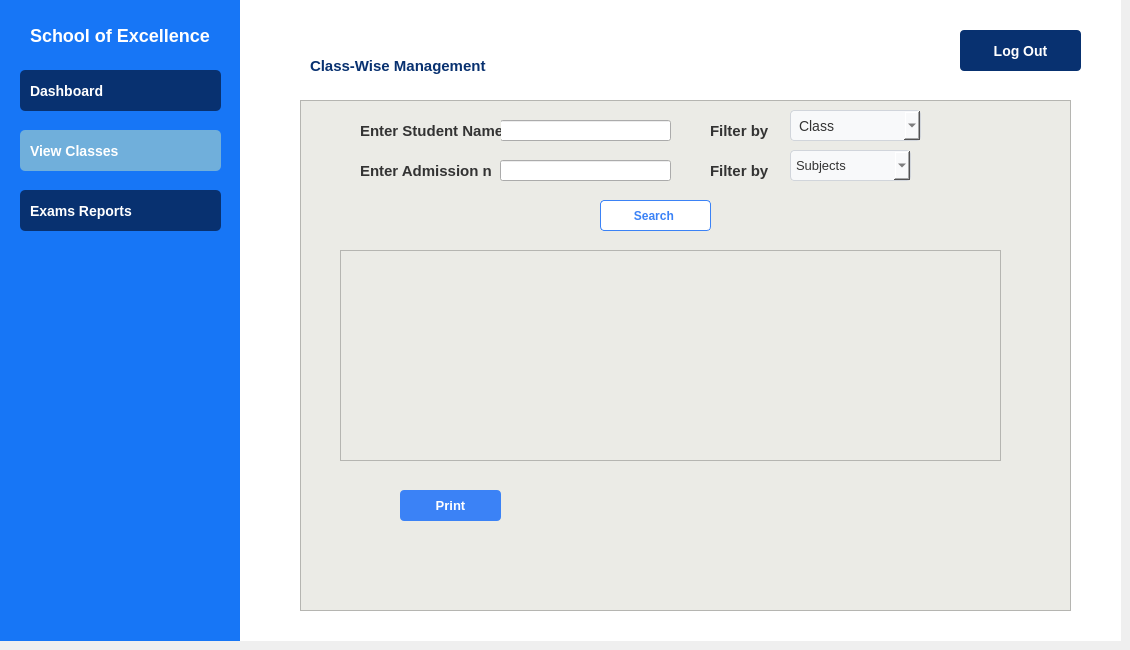
    <widget class="QWidget" name="TeacherClassespg">
     <widget class="QGroupBox" name="groupBox_35">
      <property name="geometry">
       <rect>
        <x>0</x>
        <y>0</y>
        <width>241</width>
        <height>641</height>
       </rect>
      </property>
      <property name="styleSheet">
       <string notr="true">
QGroupBox {
    background-color: rgb(23, 118, 246); 
    color: white;
    border: none;
    font-size: 16px;
    font-weight: bold;
}</string>
      </property>
      <property name="title">
       <string/>
      </property>
      <widget class="QPushButton" name="pushButton_107">
       <property name="geometry">
        <rect>
         <x>20</x>
         <y>130</y>
         <width>201</width>
         <height>41</height>
        </rect>
       </property>
       <property name="styleSheet">
        <string notr="true">
QPushButton {
    background-color: rgb(112, 175, 219);
    color: white;
    border-radius: 5px;
    padding: 10px;
    font-size: 14px;
    font-weight: bold;
    text-align: left;
    padding-left: 10px;
}</string>
       </property>
       <property name="text">
        <string>View Classes </string>
       </property>
       <property name="icon">
        <iconset>
         <normalon>:/icons /icons/receipt.png</normalon>
        </iconset>
       </property>
       <property name="iconSize">
        <size>
         <width>20</width>
         <height>20</height>
        </size>
       </property>
      </widget>
      <widget class="QPushButton" name="pushButton_108">
       <property name="geometry">
        <rect>
         <x>20</x>
         <y>70</y>
         <width>201</width>
         <height>41</height>
        </rect>
       </property>
       <property name="styleSheet">
        <string notr="true">
QPushButton {
    background-color: rgb(8, 49, 112);
    color: white;
    border-radius: 5px;
    padding: 10px;
    font-size: 14px;
    font-weight: bold;
    text-align: left;
    padding-left: 10px;
}
QPushButton:hover 
{ 
background-color: rgb(17, 80, 180);
}</string>
       </property>
       <property name="text">
        <string>Dashboard</string>
       </property>
       <property name="icon">
        <iconset>
         <normalon>:/icons /icons/dashboard.png</normalon>
        </iconset>
       </property>
       <property name="iconSize">
        <size>
         <width>20</width>
         <height>20</height>
        </size>
       </property>
      </widget>
      <widget class="QLabel" name="label_55">
       <property name="geometry">
        <rect>
         <x>30</x>
         <y>20</y>
         <width>181</width>
         <height>31</height>
        </rect>
       </property>
       <property name="styleSheet">
        <string notr="true">QLabel
{
color: white;
font-size: 18px;
font-weight: bold;
text-align: center;
qproperty-alignment: AlignCenter;
}</string>
       </property>
       <property name="text">
        <string>School of Excellence </string>
       </property>
      </widget>
      <widget class="QPushButton" name="pushButton_109">
       <property name="geometry">
        <rect>
         <x>20</x>
         <y>190</y>
         <width>201</width>
         <height>41</height>
        </rect>
       </property>
       <property name="styleSheet">
        <string notr="true">QPushButton {
    background-color: rgb(8, 49, 112);
    color: white;
    border-radius: 5px;
    padding: 10px;
    font-size: 14px;
    font-weight: bold;
    text-align: left;
    padding-left: 10px;
}
QPushButton:hover 
{ 
background-color: rgb(17, 80, 180);
}</string>
       </property>
       <property name="text">
        <string>Exams Reports</string>
       </property>
       <property name="icon">
        <iconset>
         <normalon>:/icons /icons/exam.png</normalon>
        </iconset>
       </property>
       <property name="iconSize">
        <size>
         <width>20</width>
         <height>20</height>
        </size>
       </property>
      </widget>
     </widget>
     <widget class="QGroupBox" name="groupBox_36">
      <property name="geometry">
       <rect>
        <x>240</x>
        <y>0</y>
        <width>881</width>
        <height>641</height>
       </rect>
      </property>
      <property name="styleSheet">
       <string notr="true">QGroupBox
{
background: white;
border: none;
}</string>
      </property>
      <property name="title">
       <string/>
      </property>
      <widget class="QPushButton" name="pushButton_110">
       <property name="geometry">
        <rect>
         <x>720</x>
         <y>30</y>
         <width>121</width>
         <height>41</height>
        </rect>
       </property>
       <property name="styleSheet">
        <string notr="true">QPushButton {
    background-color: rgb(8, 49, 112);
    color: white;
    border-radius: 4px;
    padding: 10px;
    font-size: 14px;
    font-weight: bold;
    text-align: center;
    padding-left: 10px;
}
QPushButton:hover 
{ 
background-color: rgb(17, 80, 180);
}</string>
       </property>
       <property name="text">
        <string>Log Out</string>
       </property>
       <property name="iconSize">
        <size>
         <width>12</width>
         <height>12</height>
        </size>
       </property>
      </widget>
      <widget class="QLabel" name="label_113">
       <property name="geometry">
        <rect>
         <x>70</x>
         <y>50</y>
         <width>181</width>
         <height>31</height>
        </rect>
       </property>
       <property name="styleSheet">
        <string notr="true">QLabel
{
color: rgb(8, 49, 112);
font-size: 15px;
font-weight: bold;
text-align: center;
qproperty-alignment: AlignCenter;
}</string>
       </property>
       <property name="text">
        <string>Class-Wise Management</string>
       </property>
      </widget>
      <widget class="QFrame" name="frame_23">
       <property name="geometry">
        <rect>
         <x>60</x>
         <y>100</y>
         <width>771</width>
         <height>511</height>
        </rect>
       </property>
       <property name="styleSheet">
        <string notr="true">QFrame 
{
background-color: rgb(235, 235, 230);

}</string>
       </property>
       <property name="frameShape">
        <enum>QFrame::Shape::StyledPanel</enum>
       </property>
       <property name="frameShadow">
        <enum>QFrame::Shadow::Raised</enum>
       </property>
       <widget class="QLineEdit" name="lineEdit_37">
        <property name="geometry">
         <rect>
          <x>200</x>
          <y>20</y>
          <width>171</width>
          <height>21</height>
         </rect>
        </property>
       </widget>
       <widget class="QLabel" name="label_120">
        <property name="geometry">
         <rect>
          <x>60</x>
          <y>20</y>
          <width>141</width>
          <height>21</height>
         </rect>
        </property>
        <property name="styleSheet">
         <string notr="true">QLabel {
    color: #333333;
    font-family: 'Segoe UI', Arial, sans-serif;
    font-size: 15px;
    font-weight: 500;
}</string>
        </property>
        <property name="text">
         <string>Enter Student Name:</string>
        </property>
       </widget>
       <widget class="QPushButton" name="pushButton_171">
        <property name="geometry">
         <rect>
          <x>300</x>
          <y>100</y>
          <width>111</width>
          <height>31</height>
         </rect>
        </property>
        <property name="styleSheet">
         <string notr="true">QPushButton {
    background-color: #ffffff;
    color: #3b82f6;
    border: 1px solid #3b82f6;
    border-radius: 4px;
    padding: 6px 12px;
    font-weight: bold;
    min-width: 80px;
font-size: 12px;
}

QPushButton:hover {
    background-color: #A9D6F5;  /* Light Sky Blue on Hover */
    color: #000000;             /* Optional: Black text for contrast */
}</string>
        </property>
        <property name="text">
         <string>Search </string>
        </property>
       </widget>
       <widget class="QTableView" name="tableView_13">
        <property name="geometry">
         <rect>
          <x>40</x>
          <y>150</y>
          <width>661</width>
          <height>211</height>
         </rect>
        </property>
       </widget>
       <widget class="QPushButton" name="pushButton_173">
        <property name="geometry">
         <rect>
          <x>100</x>
          <y>390</y>
          <width>101</width>
          <height>31</height>
         </rect>
        </property>
        <property name="styleSheet">
         <string notr="true">QPushButton {
    background-color: #3b82f6;
    color: white;
    border: none;
    border-radius: 4px;
    font-weight: bold;
 font-size: 13px;
padding: 6px 12px;
}
QPushButton:hover 
{ 
background-color: rgb(17, 80, 180);
}</string>
        </property>
        <property name="text">
         <string>Print</string>
        </property>
       </widget>
       <widget class="QLabel" name="label_140">
        <property name="geometry">
         <rect>
          <x>410</x>
          <y>20</y>
          <width>71</width>
          <height>21</height>
         </rect>
        </property>
        <property name="styleSheet">
         <string notr="true">QLabel {
    color: #333333;
    font-family: 'Segoe UI', Arial, sans-serif;
    font-size: 15px;
    font-weight: 500;
}</string>
        </property>
        <property name="text">
         <string>Filter by</string>
        </property>
       </widget>
       <widget class="QComboBox" name="comboBox_12">
        <property name="geometry">
         <rect>
          <x>490</x>
          <y>10</y>
          <width>131</width>
          <height>31</height>
         </rect>
        </property>
        <property name="styleSheet">
         <string notr="true">QComboBox {
    background-color: #f8f9fa;
    border: 1px solid #d1d5db;
    border-radius: 4px;
    padding: 5px 8px;
    min-width: 100px;
    color: #333333;
font-size: 14px;
}</string>
        </property>
        <item>
         <property name="text">
          <string>Class</string>
         </property>
        </item>
        <item>
         <property name="text">
          <string>Class 1</string>
         </property>
        </item>
        <item>
         <property name="text">
          <string>Class 2</string>
         </property>
        </item>
        <item>
         <property name="text">
          <string>Class 3</string>
         </property>
        </item>
        <item>
         <property name="text">
          <string>Class 4</string>
         </property>
        </item>
        <item>
         <property name="text">
          <string>Class 5</string>
         </property>
        </item>
        <item>
         <property name="text">
          <string>Class 6</string>
         </property>
        </item>
        <item>
         <property name="text">
          <string>Class 7</string>
         </property>
        </item>
        <item>
         <property name="text">
          <string>Class 8</string>
         </property>
        </item>
        <item>
         <property name="text">
          <string>Class 9</string>
         </property>
        </item>
        <item>
         <property name="text">
          <string>Class 10</string>
         </property>
        </item>
       </widget>
       <widget class="QLabel" name="label_141">
        <property name="geometry">
         <rect>
          <x>60</x>
          <y>60</y>
          <width>131</width>
          <height>21</height>
         </rect>
        </property>
        <property name="styleSheet">
         <string notr="true">QLabel {
    color: #333333;
    font-family: 'Segoe UI', Arial, sans-serif;
    font-size: 15px;
    font-weight: 500;
}</string>
        </property>
        <property name="text">
         <string>Enter Admission no:</string>
        </property>
       </widget>
       <widget class="QLineEdit" name="lineEdit_38">
        <property name="geometry">
         <rect>
          <x>200</x>
          <y>60</y>
          <width>171</width>
          <height>21</height>
         </rect>
        </property>
       </widget>
       <widget class="QLabel" name="label_148">
        <property name="geometry">
         <rect>
          <x>410</x>
          <y>60</y>
          <width>71</width>
          <height>21</height>
         </rect>
        </property>
        <property name="styleSheet">
         <string notr="true">QLabel {
    color: #333333;
    font-family: 'Segoe UI', Arial, sans-serif;
    font-size: 15px;
    font-weight: 500;
}</string>
        </property>
        <property name="text">
         <string>Filter by</string>
        </property>
       </widget>
       <widget class="QComboBox" name="comboBox_7">
        <property name="geometry">
         <rect>
          <x>490</x>
          <y>50</y>
          <width>121</width>
          <height>31</height>
         </rect>
        </property>
        <property name="styleSheet">
         <string notr="true">QComboBox {
    background-color: #f8f9fa;
    border: 1px solid #d1d5db;
    border-radius: 4px;
    padding: 5px;
    min-width: 100px;
    color: #333333;
font-size: 13px;
}</string>
        </property>
        <item>
         <property name="text">
          <string>Subjects</string>
         </property>
        </item>
        <item>
         <property name="text">
          <string>English</string>
         </property>
        </item>
        <item>
         <property name="text">
          <string>Urdu</string>
         </property>
        </item>
        <item>
         <property name="text">
          <string>Maths</string>
         </property>
        </item>
        <item>
         <property name="text">
          <string>Science</string>
         </property>
        </item>
        <item>
         <property name="text">
          <string>Islamiat</string>
         </property>
        </item>
        <item>
         <property name="text">
          <string>Computer</string>
         </property>
        </item>
        <item>
         <property name="text">
          <string>Social Studies</string>
         </property>
        </item>
        <item>
         <property name="text">
          <string>General Knowledge</string>
         </property>
        </item>
       </widget>
      </widget>
     </widget>
    </widget>
